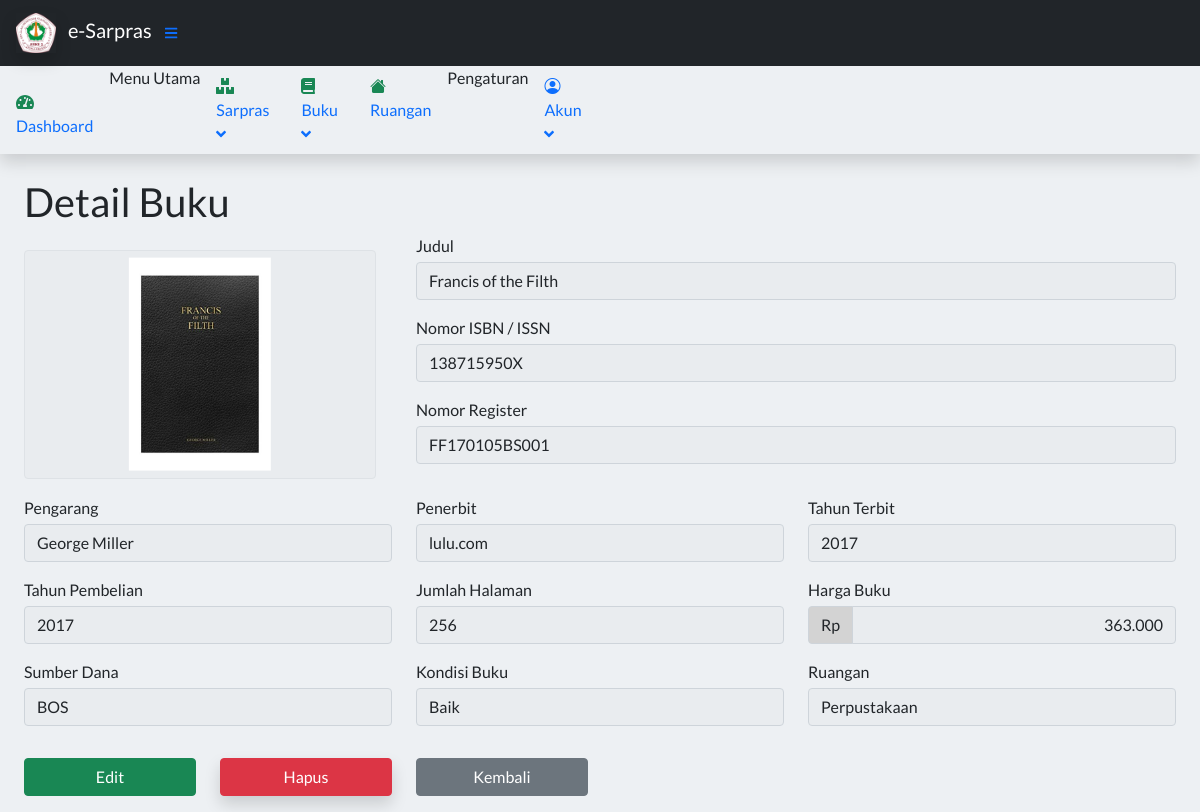
Before: /index.php?page=DetailBuku&id=1 (signed in) with the older database file.
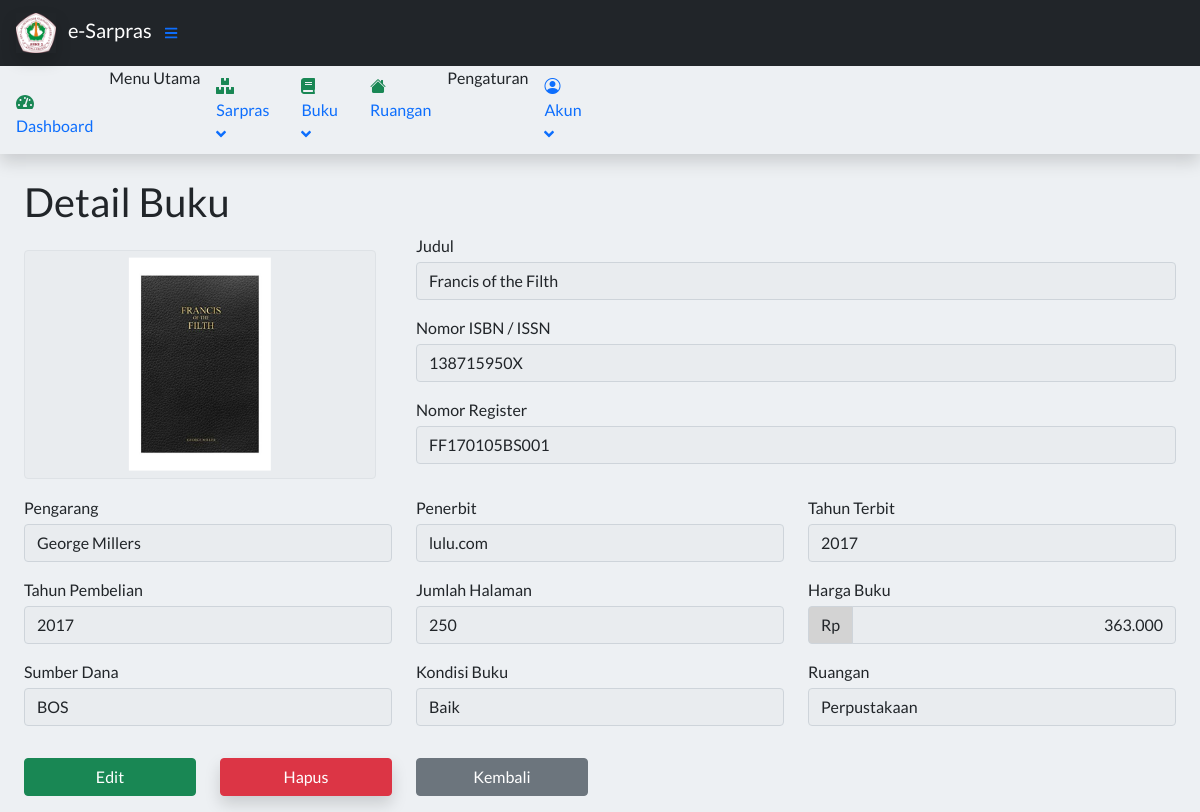
After: the same page with the newer database file.
### tables this page shows
CREATE TABLE `tbuku` (
  `idBuku` int(11) NOT NULL,
  `judulBuku` varchar(50) NOT NULL,
  `fotoBuku` varchar(255) DEFAULT 'book.svg',
  `nomorBuku` varchar(30) DEFAULT NULL,
  `pengarang` varchar(30) NOT NULL,
  `penerbit` varchar(30) NOT NULL,
  `tahunTerbit` int(4) NOT NULL,
  `jumlahHalaman` int(4) DEFAULT NULL,
  `nomorRegister` varchar(30) DEFAULT NULL,
  `tahunPembelian` int(4) DEFAULT NULL,
  `hargaBuku` int(7) DEFAULT 0,
  `sumberDana` enum('BOS','BOSDA') NOT NULL,
  `kondisiBuku` enum('Baik','Rusak') NOT NULL,
  `linkRuangan` int(11) NOT NULL,
  `isDeleted` tinyint(1) NOT NULL DEFAULT 0
);

### contents/Buku/detailbuku.php (the view, shortened to what this page needs)
<?php
     require 'config/bukufunctions.php';
    $id = $_GET['id'];
    $result = mysqli_query($db, "SELECT * FROM tbuku WHERE idbuku='$id'");
    $buku = mysqli_fetch_assoc($result);
    $query = mysqli_query($db, "SELECT * FROM truangan WHERE idRuangan = '$buku[linkRuangan]'");
    $ruangan = (mysqli_fetch_assoc($query));
    $nilai = $buku['hargaBuku'];
    $harga = number_format($nilai,0,',','.');
 ?>
<main>
  <div class="container-fluid px-4">
    <h1 class="mt-4">Detail Buku</h1>
    <div class="row">
           <div class="col-md-4 mt-3">
            <div class="text-center border rounded position-relative" style="background-color:rgb(233,236,239);height:14.3rem; max-width:22rem;">
                <div class="position-absolute start-50 top-50 translate-middle">
                 <img class="" src="Assets/img/buku/<?= $buku['fotoBuku']?>" alt="Foto buku" style="height:13.3rem; max-width:21rem;">
                </div>
            </div>
        </div>
        <div class="col-md-8">
            <label for="judulBuku">Judul</label>
            <input type="text" class="form-control mb-3 mt-1" id="disabledInput" name="judulBuku" disabled value="<?= $buku['judulBuku'] ?>">
            <label for="nomorBuku">Nomor ISBN / ISSN</label>
            <input type="text" class="form-control mb-3 mt-1" id="disabledInput" name="nomorBuku" disabled value="<?= $buku['nomorBuku'] ?>">
            <label for="nomorRegister">Nomor Register</label>
            <input type="text" class="form-control mb-3 mt-1" id="disabledInput" name="nomorRegister" disabled value="<?= $buku['nomorRegister'] ?>">
        </div>
    </div>
    <div class="row mt-3">
        <div class="col-md">
            <label for="">Pengarang</label>
            <input type="text" class="form-control mt-1" id="disabledInput" name="pengarang" disabled value="<?= $buku['pengarang'] ?>">
        </div>
        <div class="col-md">
            <label for="">Penerbit</label>
            <input type="text" class="form-control mt-1" id="disabledInput" name="penerbit" disabled value="<?= $buku['penerbit'] ?>">
        </div>
        <div class="col-md ">
            <label for="">Tahun Terbit</label>
            <input type="text" class="form-control mt-1" id="disabledInput" name="tahunTerbit" disabled value="<?= $buku['tahunTerbit'] ?>">
        </div>
    </div>
    <div class="row ">
           <div class="col-md mt-3">
             <label for="">Tahun Pembelian</label>
             <input type="text" class="form-control mt-1" id="disabledInput" name="tahunPembelian" disabled value="<?= $buku['tahunPembelian'] ?>">
        </div>
        <div class="col-md mt-3">
            <label for="">Jumlah Halaman</label>
            <input type="text" class="form-control mt-1" id="disabledInput" name="jumlahHalaman" disabled value="<?= $buku['jumlahHalaman'] ?>">
        </div>
        <div class="col-md mt-3">
            <label for="">Harga Buku</label>
            <div class="input-group">
              <div class="input-group-text mt-1" style="background-color:lightgrey;">Rp</div>
              <input type="text" class="form-control mt-1 text-end" id="disabledInput" name="hargaBuku" disabled value="<?= $harga ?>">
            </div>
        </div>
    </div>
        <div class="row mb-3">
           <div class="col-md mt-3">
             <label for="">Sumber Dana</label>
             <input type="text" class="form-control mt-1" id="disabledInput" name="sumberDana" disabled value="<?= $buku['sumberDana'] ?>">
        </div>
         <div class="col-md mt-3">
             <label for="">Kondisi Buku</label>
             <input type="text" class="form-control mt-1" id="disabledInput" name="kondisiBuku" disabled value="<?= $buku['kondisiBuku'] ?>">
        </div>
         <div class="col-md mt-3">
             <label for="">Ruangan</label>
             <input type="text" class="form-control mt-1" id="disabledInput" name="namaRuangan" disabled value="<?= $ruangan['namaRuangan'] ?>">
        </div>
</div>
     <div class="row">
            <div class="col-md-2 mt-3">
                <div class="d-grid">
                          <a href="index.php?page=EditBuku&id=<?php echo $buku['idBuku']; ?>" class="btn btn-success  <?= eclGuest ?>">Edit</a>
                </div>
            </div>
               <div class="col-md-2 mt-3 ">
            <div class="d-grid">
                    <button type="button" class="btn btn-danger shadow <?= eclGuest ?>" data-bs-toggle="modal" data-bs-target="#exampleModal">Hapus</button>
                </div>
            </div>
            <div class="col-md-2 mt-3 mb-3">
            <div class="d-grid">
                     <a href="index.php?page=DaftarBuku"class="btn btn-secondary")>Kembali</a>
                </div>
            </div>
        </div>
  </div>
</main>

Changed rows visible on the page:
changed tbuku "Francis of the Filth": pengarang "George Miller" → "George Millers"; jumlahHalaman "256" → "250"
